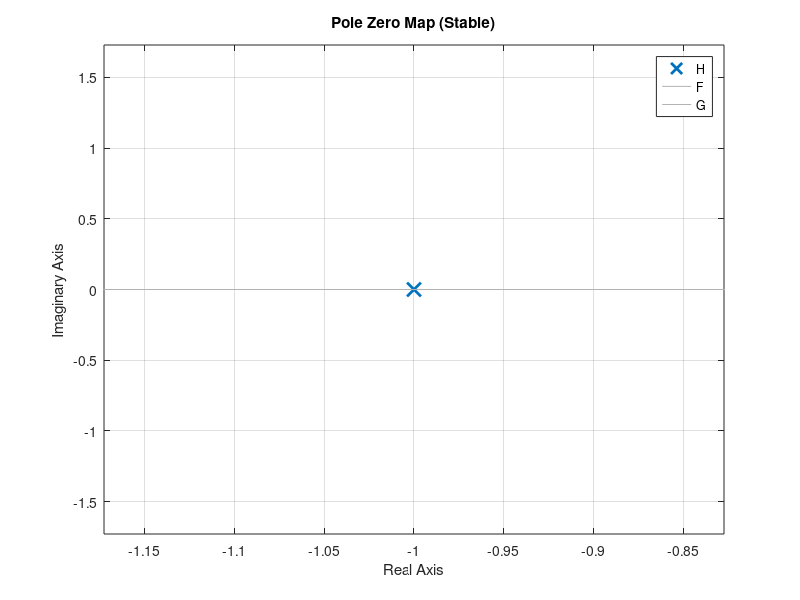
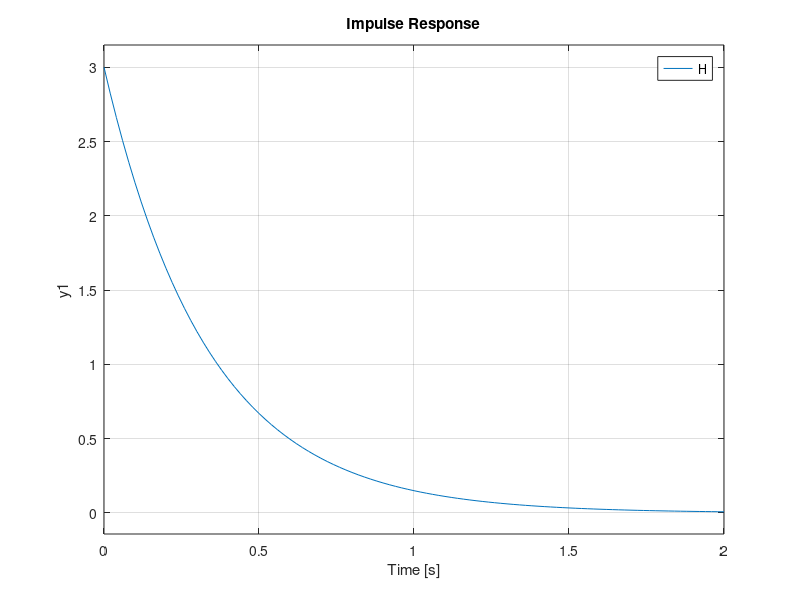
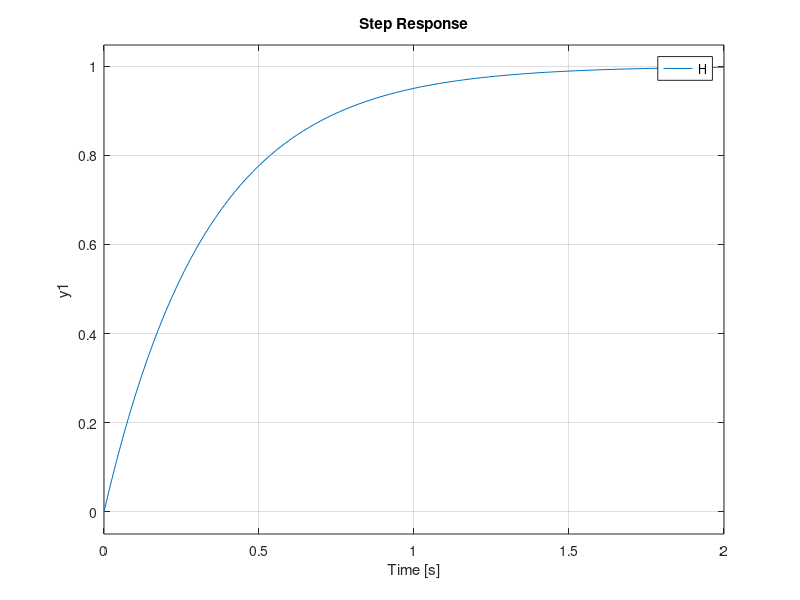
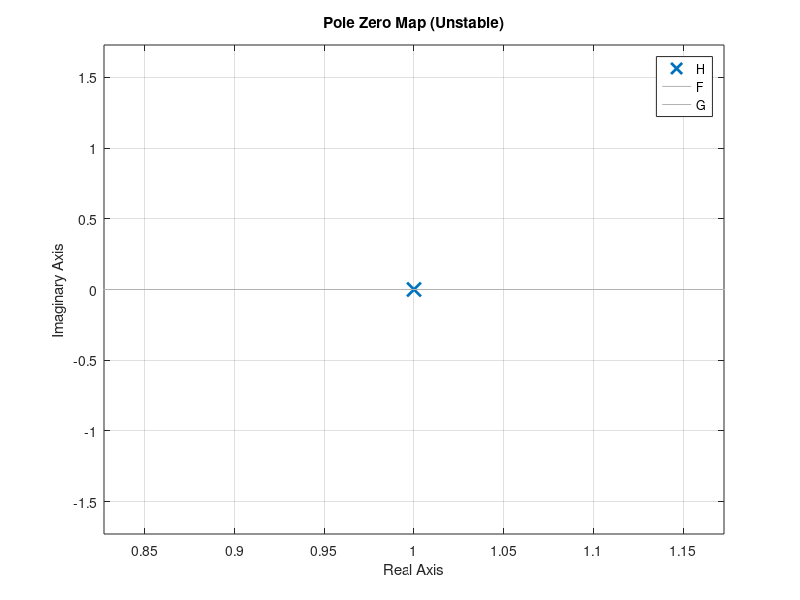

Here is the MATLAB script that generated these plots, in order:

%CASE 1

num_H = [1];
den_H = [1 1];

num_F = [2];
den_F = [1 2];

num_G = [3];
den_G = [1 3];

H = tf(num_H,den_H);
F = tf(num_F,den_F);
G = tf(num_G,den_G);

figure
pzmap(H)
hold on
pzmap(F)
pzmap(G)
legend('H','F','G')
title('Pole Zero Map (Stable)')
grid on

figure
impulse(H)
hold on
impulse(F)
impulse(G)
legend('H','F','G')
title('Impulse Response')
grid on

figure
step(H)
hold on
step(F)
step(G)
legend('H','F','G')
title('Step Response')
grid on


% CASE 2

num_H = [1];
den_H = [1 -1];

num_F = [2];
den_F = [1 -2];

num_G = [3];
den_G = [1 -3];

H = tf(num_H,den_H);
F = tf(num_F,den_F);
G = tf(num_G,den_G);

figure
pzmap(H)
hold on
pzmap(F)
pzmap(G)
legend('H','F','G')
title('Pole Zero Map (Unstable)')
grid on

figure
impulse(H)
hold on
impulse(F)
impulse(G)
legend('H','F','G')
title('Impulse Response')
grid on

figure
step(H)
hold on
step(F)
step(G)
legend('H','F','G')
title('Step Response')
grid on


%CASE 3

num_H = [0.5];
den_H = [1 1.5 0.5];

num_F = [2];
den_F = [1 3 2];

num_G = [12];
den_G = [1 7 12];

H = tf(num_H,den_H);
F = tf(num_F,den_F);
G = tf(num_G,den_G);

figure
pzmap(H)
hold on
pzmap(F)
pzmap(G)
legend('H','F','G')
title('Pole Zero Map (Two Poles)')
grid on

figure
impulse(H)
hold on
impulse(F)
impulse(G)
legend('H','F','G')
title('Impulse Response')
grid on

figure
step(H)
hold on
step(F)
step(G)
legend('H','F','G')
title('Step Response')
grid on
